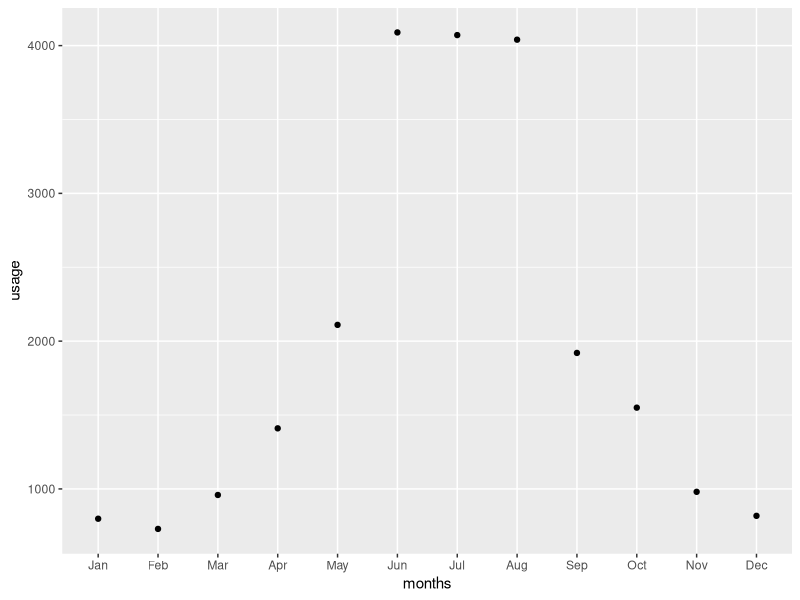
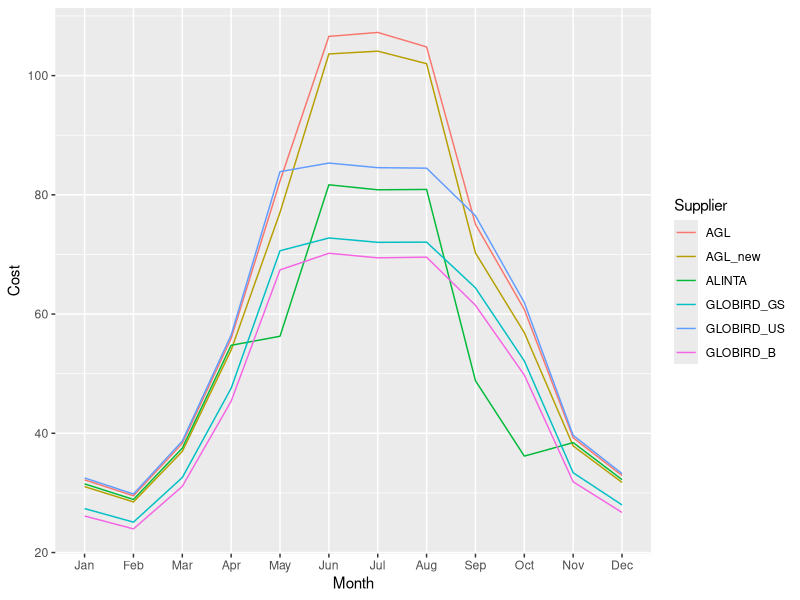

The R source for these figures, in order:
# A function for bill estimate mod
# actual_usage = c(1855.24, 1839.04, 4644.57, 4398.56, 2852.05)

library(ggplot2)
library(tidyr)
library(dplyr)
est_mbill = function(monthly_usage, dpm = 30, rate, co){
  # Feed in monthly approx. usage and rates/breaks to this function and estimate bill
  
  stopifnot(length(rate)-1 == length(co), dpm <= 31, any(rate>0), any(co>0)) # sanity check
  daily_usage = rep(monthly_usage/dpm, dpm) + sapply(rep(1,dpm), jitter)
  charge = rep(0, dpm)
  idx = 1
  for(temp in daily_usage){
    for(i in 1:length(co)){
      if((temp-co[i]) >= 0){
        charge[idx] = charge[idx] + co[i]*rate[i]
        temp = temp - co[i]
      } else {
        charge[idx] = charge[idx] + temp*rate[i]
        break
      }
    }
    if(temp > 0) charge[idx] = charge[idx] + temp*rate[length(rate)]
    idx = idx + 1
  }
  return(sum(charge)/100)
}


usage = c(rep(1000,6) + c(-100, -300, -300, -300, -100, 400), rep(2000,6) + c(0, 2000, 2000, 2000, -100, -500)) 
usage = usage + sapply(sample(12,12,replace = F), jitter)*10
# peak x6, offpeak x6
names(usage) = c("Nov","Dec", "Jan", "Feb", "Mar", "Apr", "May", "Jun", "Jul", "Aug","Sep", "Oct")

plot_df = data.frame(months = names(usage), usage = unname(usage))
plot_df$months = factor(plot_df$months, levels = month.abb)
ggplot(plot_df, aes(x = months, y = usage)) + geom_point()

providers = list(
  AGL = list(sc_s = 53.264200, # c/day
             rate_s = c(2.321550, 2.044350, 1.767150, 1.628550, 1.559250), #c/MJ
             co_s = c(100, 100, 100, 200), # MJ cut off (# = rate-1) 
             # winter
             sc_w = 53.264200, # c/day
             rate_w = c(2.252250, 2.009700, 1.732500, 1.628550, 1.593900), #c/0-50,50-100,100+
             co_w = c(100, 100, 100, 200)), 
  AGL_new = list(sc_s = 92.400000, # c/day
             rate_s = c(2.346300, 2.083400, 1.710500, 1.482800, 1.398100), #c/MJ
             co_s = c(100, 100, 100, 200), # MJ cut off (# = rate-1) 
             # winter
             sc_w = 92.400000, # c/day
             rate_w = c(2.245100, 1.982200, 1.643400, 1.456400, 1.355200), #c/0-50,50-100,100+
             co_w = c(100, 100, 100, 200)), 
  ALINTA = list(sc_s = 51.68, # c/day
                rate_s = c(2.22, 1.90, 1.58), #c/MJ
                co_s = c(50, 50), # MJ cut off (# = rate-1) 
                # winter
                sc_w = 51.68, # c/day
                rate_w = c(2.22, 2.01, 1.58), #c/0-50,50-100,100+
                co_w = c(50, 50)),
  GLOBIRD_GS = list(sc_s = 0.5663, # c/day
                    rate_s = c(1.88, 1.42), #c/MJ
                    co_s = c(100), # MJ cut off (# = rate-1) 
                    # winter
                    sc_w = 0.5663, # c/day
                    rate_w = c(1.88, 1.42), #c/0-50,50-100,100+
                    co_w = c(100)),
  GLOBIRD_US = list(sc_s = 0.7079, # c/day
                    rate_s = c(2.18, 1.74), #c/MJ
                    co_s = c(100), # MJ cut off (# = rate-1) 
                    # winter
                    sc_w = 0.7079, # c/day
                    rate_w = c(2.18, 1.74), #c/0-50,50-100,100+
                    co_w = c(100)),
  GLOBIRD_B = list(sc_s = 0.6050, # c/day
                   rate_s = c(1.83, 1.32), #c/MJ
                   co_s = c(100), # MJ cut off (# = rate-1) 
                   # winter
                   sc_w = 0.6050, # c/day
                   rate_w = c(1.83, 1.32), #c/0-50,50-100,100+
                   co_w = c(100))
)


dpm = c(31,30,31,31,28,31,30,31,30,31,31,30)

Bills = data.frame(month = names(usage))


for(j in 1:length(providers)){
  bill = rep(0, length(usage))
  for(i in 1:6)  bill[i] = est_mbill(monthly_usage = usage[i], dpm = dpm[i], rate = providers[[j]]$rate_s, co = providers[[j]]$co_s)
  for(i in 7:12) bill[i] = est_mbill(monthly_usage = usage[i], dpm = dpm[i], rate = providers[[j]]$rate_w, co = providers[[j]]$co_w)
  Bills = cbind(Bills, bill)
}
names(Bills) = c("Month", names(providers))


Bill_pltodf = gather(Bills, 'Supplier', 'Cost', -Month)

Bill_pltodf$Month = factor(Bill_pltodf$Month, levels = month.abb)
Bill_pltodf$Supplier = factor(Bill_pltodf$Supplier, levels = unique(Bill_pltodf$Supplier))

ggplot(Bill_pltodf, aes(x = Month, y = Cost, group = Supplier, col = Supplier)) + geom_line()
Bill_pltodf %>% 
  group_by(Supplier) %>% 
  summarise(Cost = sum(Cost))
